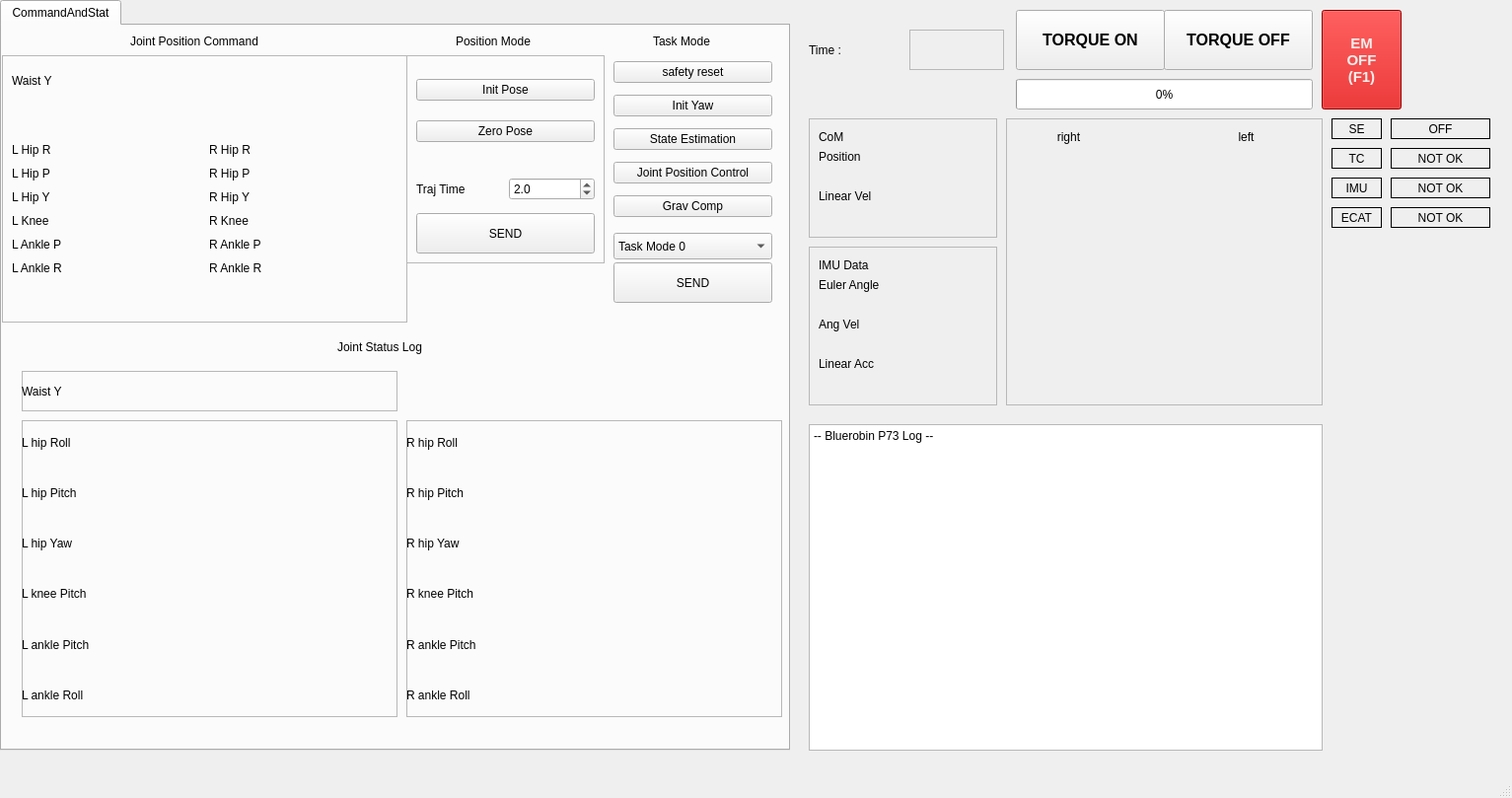
<?xml version="1.0" encoding="UTF-8"?>
<ui version="4.0">
 <class>MainWindow</class>
 <widget class="QMainWindow" name="MainWindow">
  <property name="geometry">
   <rect>
    <x>0</x>
    <y>0</y>
    <width>1533</width>
    <height>809</height>
   </rect>
  </property>
  <property name="windowTitle">
   <string>P73 GUI</string>
  </property>
  <property name="windowIcon">
   <iconset resource="icon.qrc">
    <normaloff>:/:/icons/p73_cute.png</normaloff>:/:/icons/p73_cute.png</iconset>
  </property>
  <widget class="QWidget" name="centralwidget">
   <widget class="QTabWidget" name="tabWidget">
    <property name="geometry">
     <rect>
      <x>0</x>
      <y>0</y>
      <width>801</width>
      <height>761</height>
     </rect>
    </property>
    <property name="currentIndex">
     <number>0</number>
    </property>
    <widget class="QWidget" name="tab">
     <attribute name="title">
      <string>CommandAndStat</string>
     </attribute>
     <widget class="QWidget" name="verticalLayoutWidget_45">
      <property name="geometry">
       <rect>
        <x>620</x>
        <y>30</y>
        <width>161</width>
        <height>171</height>
       </rect>
      </property>
      <layout class="QVBoxLayout" name="verticalLayout_39">
       <item>
        <widget class="QPushButton" name="safeRstBtn">
         <property name="toolTip">
          <string>Initialize Current Yaw to Zero</string>
         </property>
         <property name="statusTip">
          <string>statustip</string>
         </property>
         <property name="whatsThis">
          <string>whatsThis</string>
         </property>
         <property name="text">
          <string extracomment="what is comment">safety reset</string>
         </property>
        </widget>
       </item>
       <item>
        <widget class="QPushButton" name="initYawBtn">
         <property name="toolTip">
          <string>Initialize Current Yaw to Zero</string>
         </property>
         <property name="statusTip">
          <string>statustip</string>
         </property>
         <property name="whatsThis">
          <string>whatsThis</string>
         </property>
         <property name="text">
          <string extracomment="what is comment">Init Yaw</string>
         </property>
        </widget>
       </item>
       <item>
        <widget class="QPushButton" name="stateEstimateBtn">
         <property name="toolTip">
          <string>state estimation on/off</string>
         </property>
         <property name="text">
          <string>State Estimation</string>
         </property>
        </widget>
       </item>
       <item>
        <widget class="QPushButton" name="posCtrlBtn">
         <property name="text">
          <string>Joint Position Control</string>
         </property>
        </widget>
       </item>
       <item>
        <widget class="QPushButton" name="gravCompBtn">
         <property name="text">
          <string>Grav Comp</string>
         </property>
        </widget>
       </item>
      </layout>
     </widget>
     <widget class="QComboBox" name="taskMode">
      <property name="geometry">
       <rect>
        <x>620</x>
        <y>210</y>
        <width>161</width>
        <height>27</height>
       </rect>
      </property>
      <property name="sizePolicy">
       <sizepolicy hsizetype="Preferred" vsizetype="Fixed">
        <horstretch>0</horstretch>
        <verstretch>0</verstretch>
       </sizepolicy>
      </property>
      <property name="maximumSize">
       <size>
        <width>187</width>
        <height>27</height>
       </size>
      </property>
      <property name="currentIndex">
       <number>0</number>
      </property>
      <item>
       <property name="text">
        <string>Task Mode 0</string>
       </property>
      </item>
      <item>
       <property name="text">
        <string>Task Mode 1</string>
       </property>
      </item>
      <item>
       <property name="text">
        <string>Task Mode 2</string>
       </property>
      </item>
      <item>
       <property name="text">
        <string>Task Mode 3</string>
       </property>
      </item>
      <item>
       <property name="text">
        <string>Task Mode 4</string>
       </property>
      </item>
      <item>
       <property name="text">
        <string>Task Mode 5</string>
       </property>
      </item>
      <item>
       <property name="text">
        <string>Task Mode 6</string>
       </property>
      </item>
      <item>
       <property name="text">
        <string>Task Mode 7</string>
       </property>
      </item>
      <item>
       <property name="text">
        <string>Task Mode 8</string>
       </property>
      </item>
      <item>
       <property name="text">
        <string>Task Mode 9</string>
       </property>
      </item>
      <item>
       <property name="text">
        <string>Task Mode 10</string>
       </property>
      </item>
      <item>
       <property name="text">
        <string>Task Mode 11</string>
       </property>
      </item>
      <item>
       <property name="text">
        <string>Task Mode 12</string>
       </property>
      </item>
      <item>
       <property name="text">
        <string>Task Mode 13</string>
       </property>
      </item>
      <item>
       <property name="text">
        <string>Task Mode 14</string>
       </property>
      </item>
     </widget>
     <widget class="QPushButton" name="taskSendBtn">
      <property name="geometry">
       <rect>
        <x>620</x>
        <y>240</y>
        <width>161</width>
        <height>41</height>
       </rect>
      </property>
      <property name="text">
       <string>SEND</string>
      </property>
     </widget>
     <widget class="QLabel" name="label_2">
      <property name="geometry">
       <rect>
        <x>130</x>
        <y>0</y>
        <width>171</width>
        <height>31</height>
       </rect>
      </property>
      <property name="text">
       <string>Joint Position Command</string>
      </property>
     </widget>
     <widget class="QLabel" name="label_40">
      <property name="geometry">
       <rect>
        <x>460</x>
        <y>0</y>
        <width>111</width>
        <height>31</height>
       </rect>
      </property>
      <property name="text">
       <string>Position Mode</string>
      </property>
     </widget>
     <widget class="QFrame" name="frame_3">
      <property name="geometry">
       <rect>
        <x>0</x>
        <y>30</y>
        <width>411</width>
        <height>271</height>
       </rect>
      </property>
      <property name="frameShape">
       <enum>QFrame::StyledPanel</enum>
      </property>
      <property name="frameShadow">
       <enum>QFrame::Raised</enum>
      </property>
      <widget class="QWidget" name="formLayoutWidget_5">
       <property name="geometry">
        <rect>
         <x>10</x>
         <y>10</y>
         <width>191</width>
         <height>31</height>
        </rect>
       </property>
       <layout class="QFormLayout" name="formLayout_5">
        <property name="formAlignment">
         <set>Qt::AlignLeading|Qt::AlignLeft|Qt::AlignVCenter</set>
        </property>
        <property name="horizontalSpacing">
         <number>40</number>
        </property>
        <property name="verticalSpacing">
         <number>10</number>
        </property>
        <item row="0" column="0">
         <widget class="QLabel" name="label_29">
          <property name="text">
           <string>Waist Y</string>
          </property>
         </widget>
        </item>
       </layout>
      </widget>
      <widget class="QWidget" name="formLayoutWidget">
       <property name="geometry">
        <rect>
         <x>10</x>
         <y>50</y>
         <width>191</width>
         <height>211</height>
        </rect>
       </property>
       <layout class="QFormLayout" name="formLayout">
        <property name="formAlignment">
         <set>Qt::AlignLeading|Qt::AlignLeft|Qt::AlignVCenter</set>
        </property>
        <property name="horizontalSpacing">
         <number>27</number>
        </property>
        <property name="verticalSpacing">
         <number>10</number>
        </property>
        <item row="1" column="0">
         <widget class="QLabel" name="label_4">
          <property name="text">
           <string>L Hip P</string>
          </property>
         </widget>
        </item>
        <item row="2" column="0">
         <widget class="QLabel" name="label_5">
          <property name="text">
           <string>L Hip Y</string>
          </property>
         </widget>
        </item>
        <item row="3" column="0">
         <widget class="QLabel" name="label_6">
          <property name="text">
           <string>L Knee</string>
          </property>
         </widget>
        </item>
        <item row="4" column="0">
         <widget class="QLabel" name="label_7">
          <property name="text">
           <string>L Ankle P</string>
          </property>
         </widget>
        </item>
        <item row="5" column="0">
         <widget class="QLabel" name="label_8">
          <property name="text">
           <string>L Ankle R</string>
          </property>
         </widget>
        </item>
        <item row="0" column="0">
         <widget class="QLabel" name="label_3">
          <property name="text">
           <string>L Hip R</string>
          </property>
         </widget>
        </item>
       </layout>
      </widget>
      <widget class="QWidget" name="formLayoutWidget_2">
       <property name="geometry">
        <rect>
         <x>210</x>
         <y>50</y>
         <width>191</width>
         <height>211</height>
        </rect>
       </property>
       <layout class="QFormLayout" name="formLayout_2">
        <property name="formAlignment">
         <set>Qt::AlignLeading|Qt::AlignLeft|Qt::AlignVCenter</set>
        </property>
        <property name="horizontalSpacing">
         <number>22</number>
        </property>
        <property name="verticalSpacing">
         <number>10</number>
        </property>
        <item row="1" column="0">
         <widget class="QLabel" name="label_9">
          <property name="text">
           <string>R Hip P</string>
          </property>
         </widget>
        </item>
        <item row="2" column="0">
         <widget class="QLabel" name="label_10">
          <property name="text">
           <string>R Hip Y</string>
          </property>
         </widget>
        </item>
        <item row="3" column="0">
         <widget class="QLabel" name="label_11">
          <property name="text">
           <string>R Knee</string>
          </property>
         </widget>
        </item>
        <item row="4" column="0">
         <widget class="QLabel" name="label_12">
          <property name="text">
           <string>R Ankle P</string>
          </property>
         </widget>
        </item>
        <item row="5" column="0">
         <widget class="QLabel" name="label_13">
          <property name="text">
           <string>R Ankle R</string>
          </property>
         </widget>
        </item>
        <item row="0" column="0">
         <widget class="QLabel" name="label_14">
          <property name="text">
           <string>R Hip R</string>
          </property>
         </widget>
        </item>
       </layout>
      </widget>
     </widget>
     <widget class="QFrame" name="frame_5">
      <property name="geometry">
       <rect>
        <x>410</x>
        <y>30</y>
        <width>201</width>
        <height>211</height>
       </rect>
      </property>
      <property name="frameShape">
       <enum>QFrame::StyledPanel</enum>
      </property>
      <property name="frameShadow">
       <enum>QFrame::Raised</enum>
      </property>
      <widget class="QWidget" name="verticalLayoutWidget_2">
       <property name="geometry">
        <rect>
         <x>10</x>
         <y>10</y>
         <width>181</width>
         <height>92</height>
        </rect>
       </property>
       <layout class="QVBoxLayout" name="verticalLayout">
        <item>
         <widget class="QPushButton" name="initPoseBtn">
          <property name="text">
           <string>Init Pose</string>
          </property>
          <property name="iconSize">
           <size>
            <width>16</width>
            <height>16</height>
           </size>
          </property>
         </widget>
        </item>
        <item>
         <widget class="QPushButton" name="zeroPoseBtn">
          <property name="text">
           <string>Zero Pose</string>
          </property>
         </widget>
        </item>
       </layout>
      </widget>
      <widget class="QWidget" name="horizontalLayoutWidget">
       <property name="geometry">
        <rect>
         <x>10</x>
         <y>120</y>
         <width>181</width>
         <height>31</height>
        </rect>
       </property>
       <layout class="QHBoxLayout" name="horizontalLayout">
        <item>
         <widget class="QLabel" name="label_42">
          <property name="text">
           <string>Traj Time</string>
          </property>
         </widget>
        </item>
        <item>
         <widget class="QDoubleSpinBox" name="trajTime">
          <property name="decimals">
           <number>1</number>
          </property>
          <property name="maximum">
           <double>10.000000000000000</double>
          </property>
          <property name="singleStep">
           <double>0.100000000000000</double>
          </property>
          <property name="value">
           <double>2.000000000000000</double>
          </property>
         </widget>
        </item>
       </layout>
      </widget>
      <widget class="QPushButton" name="jointSendBtn">
       <property name="geometry">
        <rect>
         <x>10</x>
         <y>160</y>
         <width>181</width>
         <height>41</height>
        </rect>
       </property>
       <property name="text">
        <string>SEND</string>
       </property>
      </widget>
     </widget>
     <widget class="QLabel" name="label_58">
      <property name="geometry">
       <rect>
        <x>660</x>
        <y>0</y>
        <width>81</width>
        <height>31</height>
       </rect>
      </property>
      <property name="text">
       <string>Task Mode</string>
      </property>
     </widget>
     <widget class="QFrame" name="frame_8">
      <property name="geometry">
       <rect>
        <x>410</x>
        <y>400</y>
        <width>381</width>
        <height>301</height>
       </rect>
      </property>
      <property name="frameShape">
       <enum>QFrame::StyledPanel</enum>
      </property>
      <property name="frameShadow">
       <enum>QFrame::Raised</enum>
      </property>
      <widget class="QWidget" name="layoutWidget_3">
       <property name="geometry">
        <rect>
         <x>0</x>
         <y>0</y>
         <width>381</width>
         <height>301</height>
        </rect>
       </property>
       <layout class="QHBoxLayout" name="horizontalLayout_5">
        <item>
         <layout class="QVBoxLayout" name="verticalLayout_17" stretch="1,1,1,1,1,1">
          <property name="spacing">
           <number>6</number>
          </property>
          <property name="sizeConstraint">
           <enum>QLayout::SetDefaultConstraint</enum>
          </property>
          <item>
           <widget class="QLabel" name="label_68">
            <property name="text">
             <string>R hip Roll</string>
            </property>
           </widget>
          </item>
          <item>
           <widget class="QLabel" name="label_69">
            <property name="text">
             <string>R hip Pitch</string>
            </property>
           </widget>
          </item>
          <item>
           <widget class="QLabel" name="label_70">
            <property name="text">
             <string>R hip Yaw</string>
            </property>
           </widget>
          </item>
          <item>
           <widget class="QLabel" name="label_71">
            <property name="text">
             <string>R knee Pitch</string>
            </property>
           </widget>
          </item>
          <item>
           <widget class="QLabel" name="label_72">
            <property name="text">
             <string>R ankle Pitch</string>
            </property>
           </widget>
          </item>
          <item>
           <widget class="QLabel" name="label_73">
            <property name="text">
             <string>R ankle Roll</string>
            </property>
           </widget>
          </item>
         </layout>
        </item>
        <item>
         <layout class="QVBoxLayout" name="position_layout_4">
          <property name="sizeConstraint">
           <enum>QLayout::SetMinimumSize</enum>
          </property>
         </layout>
        </item>
        <item>
         <layout class="QVBoxLayout" name="velocity_layout_4">
          <property name="sizeConstraint">
           <enum>QLayout::SetMinimumSize</enum>
          </property>
         </layout>
        </item>
        <item>
         <layout class="QVBoxLayout" name="torque_layout_4">
          <property name="sizeConstraint">
           <enum>QLayout::SetMinimumSize</enum>
          </property>
         </layout>
        </item>
       </layout>
      </widget>
     </widget>
     <widget class="QFrame" name="frame_6">
      <property name="geometry">
       <rect>
        <x>20</x>
        <y>350</y>
        <width>381</width>
        <height>41</height>
       </rect>
      </property>
      <property name="frameShape">
       <enum>QFrame::StyledPanel</enum>
      </property>
      <property name="frameShadow">
       <enum>QFrame::Raised</enum>
      </property>
      <widget class="QWidget" name="layoutWidget_6">
       <property name="geometry">
        <rect>
         <x>0</x>
         <y>0</y>
         <width>381</width>
         <height>41</height>
        </rect>
       </property>
       <layout class="QHBoxLayout" name="horizontalLayout_8">
        <item>
         <layout class="QVBoxLayout" name="verticalLayout_20" stretch="1">
          <property name="spacing">
           <number>6</number>
          </property>
          <property name="sizeConstraint">
           <enum>QLayout::SetDefaultConstraint</enum>
          </property>
          <item>
           <widget class="QLabel" name="label_91">
            <property name="text">
             <string>Waist Y</string>
            </property>
           </widget>
          </item>
         </layout>
        </item>
        <item>
         <layout class="QVBoxLayout" name="position_layout_7">
          <property name="sizeConstraint">
           <enum>QLayout::SetMinimumSize</enum>
          </property>
         </layout>
        </item>
        <item>
         <layout class="QVBoxLayout" name="velocity_layout_7">
          <property name="sizeConstraint">
           <enum>QLayout::SetMinimumSize</enum>
          </property>
         </layout>
        </item>
        <item>
         <layout class="QVBoxLayout" name="torque_layout_7">
          <property name="sizeConstraint">
           <enum>QLayout::SetMinimumSize</enum>
          </property>
         </layout>
        </item>
       </layout>
      </widget>
     </widget>
     <widget class="QFrame" name="frame_9">
      <property name="geometry">
       <rect>
        <x>20</x>
        <y>400</y>
        <width>381</width>
        <height>301</height>
       </rect>
      </property>
      <property name="frameShape">
       <enum>QFrame::StyledPanel</enum>
      </property>
      <property name="frameShadow">
       <enum>QFrame::Raised</enum>
      </property>
      <widget class="QWidget" name="layoutWidget_2">
       <property name="geometry">
        <rect>
         <x>0</x>
         <y>0</y>
         <width>381</width>
         <height>301</height>
        </rect>
       </property>
       <layout class="QHBoxLayout" name="horizontalLayout_2">
        <item>
         <layout class="QVBoxLayout" name="verticalLayout_14" stretch="1,1,1,1,1,1">
          <property name="spacing">
           <number>6</number>
          </property>
          <property name="sizeConstraint">
           <enum>QLayout::SetDefaultConstraint</enum>
          </property>
          <item>
           <widget class="QLabel" name="label_44">
            <property name="text">
             <string>L hip Roll</string>
            </property>
           </widget>
          </item>
          <item>
           <widget class="QLabel" name="label_45">
            <property name="text">
             <string>L hip Pitch</string>
            </property>
           </widget>
          </item>
          <item>
           <widget class="QLabel" name="label_46">
            <property name="text">
             <string>L hip Yaw</string>
            </property>
           </widget>
          </item>
          <item>
           <widget class="QLabel" name="label_47">
            <property name="text">
             <string>L knee Pitch</string>
            </property>
           </widget>
          </item>
          <item>
           <widget class="QLabel" name="label_48">
            <property name="text">
             <string>L ankle Pitch</string>
            </property>
           </widget>
          </item>
          <item>
           <widget class="QLabel" name="label_49">
            <property name="text">
             <string>L ankle Roll</string>
            </property>
           </widget>
          </item>
         </layout>
        </item>
        <item>
         <layout class="QVBoxLayout" name="position_layout">
          <property name="sizeConstraint">
           <enum>QLayout::SetMinimumSize</enum>
          </property>
         </layout>
        </item>
        <item>
         <layout class="QVBoxLayout" name="velocity_layout">
          <property name="sizeConstraint">
           <enum>QLayout::SetMinimumSize</enum>
          </property>
         </layout>
        </item>
        <item>
         <layout class="QVBoxLayout" name="torque_layout">
          <property name="sizeConstraint">
           <enum>QLayout::SetMinimumSize</enum>
          </property>
         </layout>
        </item>
       </layout>
      </widget>
     </widget>
     <widget class="QLabel" name="label_15">
      <property name="geometry">
       <rect>
        <x>340</x>
        <y>310</y>
        <width>171</width>
        <height>31</height>
       </rect>
      </property>
      <property name="text">
       <string>Joint Status Log</string>
      </property>
     </widget>
     <zorder>frame_3</zorder>
     <zorder>frame_5</zorder>
     <zorder>verticalLayoutWidget_45</zorder>
     <zorder>taskMode</zorder>
     <zorder>taskSendBtn</zorder>
     <zorder>label_2</zorder>
     <zorder>label_40</zorder>
     <zorder>label_58</zorder>
     <zorder>frame_8</zorder>
     <zorder>frame_6</zorder>
     <zorder>frame_9</zorder>
     <zorder>label_15</zorder>
    </widget>
   </widget>
   <widget class="QLabel" name="label">
    <property name="geometry">
     <rect>
      <x>1350</x>
      <y>250</y>
      <width>181</width>
      <height>511</height>
     </rect>
    </property>
    <property name="autoFillBackground">
     <bool>false</bool>
    </property>
    <property name="text">
     <string/>
    </property>
    <property name="pixmap">
     <pixmap resource="icon.qrc">:/:/icons/p73_.png</pixmap>
    </property>
    <property name="scaledContents">
     <bool>true</bool>
    </property>
   </widget>
   <widget class="QPushButton" name="torqueon_button">
    <property name="enabled">
     <bool>true</bool>
    </property>
    <property name="geometry">
     <rect>
      <x>1030</x>
      <y>10</y>
      <width>151</width>
      <height>61</height>
     </rect>
    </property>
    <property name="font">
     <font>
      <family>Arial</family>
      <pointsize>12</pointsize>
      <weight>75</weight>
      <bold>true</bold>
     </font>
    </property>
    <property name="text">
     <string>TORQUE ON</string>
    </property>
    <property name="checkable">
     <bool>false</bool>
    </property>
    <property name="checked">
     <bool>false</bool>
    </property>
   </widget>
   <widget class="QPushButton" name="torqueoff_button">
    <property name="geometry">
     <rect>
      <x>1180</x>
      <y>10</y>
      <width>151</width>
      <height>61</height>
     </rect>
    </property>
    <property name="font">
     <font>
      <family>Arial</family>
      <pointsize>12</pointsize>
      <weight>75</weight>
      <bold>true</bold>
     </font>
    </property>
    <property name="text">
     <string>TORQUE OFF</string>
    </property>
    <property name="checkable">
     <bool>false</bool>
    </property>
   </widget>
   <widget class="QPushButton" name="emergencyoff_button">
    <property name="enabled">
     <bool>true</bool>
    </property>
    <property name="geometry">
     <rect>
      <x>1340</x>
      <y>10</y>
      <width>81</width>
      <height>101</height>
     </rect>
    </property>
    <property name="font">
     <font>
      <family>Arial</family>
      <pointsize>11</pointsize>
      <weight>75</weight>
      <bold>true</bold>
     </font>
    </property>
    <property name="styleSheet">
     <string notr="true">background-color: rgb(204, 0, 0);
color: rgb(238, 238, 236);</string>
    </property>
    <property name="text">
     <string>EM
OFF
(F1)</string>
    </property>
    <property name="checkable">
     <bool>false</bool>
    </property>
    <property name="checked">
     <bool>false</bool>
    </property>
   </widget>
   <widget class="QFrame" name="frame_4">
    <property name="geometry">
     <rect>
      <x>1020</x>
      <y>120</y>
      <width>321</width>
      <height>291</height>
     </rect>
    </property>
    <property name="frameShape">
     <enum>QFrame::StyledPanel</enum>
    </property>
    <property name="frameShadow">
     <enum>QFrame::Raised</enum>
    </property>
    <widget class="QLabel" name="label_37">
     <property name="geometry">
      <rect>
       <x>210</x>
       <y>10</y>
       <width>67</width>
       <height>17</height>
      </rect>
     </property>
     <property name="text">
      <string>left</string>
     </property>
     <property name="alignment">
      <set>Qt::AlignCenter</set>
     </property>
    </widget>
    <widget class="QLabel" name="label_38">
     <property name="geometry">
      <rect>
       <x>30</x>
       <y>10</y>
       <width>67</width>
       <height>17</height>
      </rect>
     </property>
     <property name="text">
      <string>right</string>
     </property>
     <property name="alignment">
      <set>Qt::AlignCenter</set>
     </property>
    </widget>
    <widget class="QWidget" name="verticalLayoutWidget_11">
     <property name="geometry">
      <rect>
       <x>270</x>
       <y>120</y>
       <width>21</width>
       <height>131</height>
      </rect>
     </property>
     <layout class="QVBoxLayout" name="leftleg_layout"/>
    </widget>
    <widget class="QWidget" name="verticalLayoutWidget_17">
     <property name="geometry">
      <rect>
       <x>90</x>
       <y>120</y>
       <width>21</width>
       <height>131</height>
      </rect>
     </property>
     <layout class="QVBoxLayout" name="rightleg_layout"/>
    </widget>
    <widget class="QWidget" name="verticalLayoutWidget_19">
     <property name="geometry">
      <rect>
       <x>180</x>
       <y>40</y>
       <width>21</width>
       <height>61</height>
      </rect>
     </property>
     <layout class="QVBoxLayout" name="waist_layout"/>
    </widget>
    <widget class="QWidget" name="verticalLayoutWidget_39">
     <property name="geometry">
      <rect>
       <x>110</x>
       <y>40</y>
       <width>31</width>
       <height>61</height>
      </rect>
     </property>
     <layout class="QVBoxLayout" name="waist_safety"/>
    </widget>
    <widget class="QWidget" name="verticalLayoutWidget_40">
     <property name="geometry">
      <rect>
       <x>20</x>
       <y>120</y>
       <width>31</width>
       <height>131</height>
      </rect>
     </property>
     <layout class="QVBoxLayout" name="rightleg_safety"/>
    </widget>
    <widget class="QWidget" name="verticalLayoutWidget_41">
     <property name="geometry">
      <rect>
       <x>200</x>
       <y>120</y>
       <width>31</width>
       <height>131</height>
      </rect>
     </property>
     <layout class="QVBoxLayout" name="leftleg_safety"/>
    </widget>
    <widget class="QWidget" name="verticalLayoutWidget_55">
     <property name="geometry">
      <rect>
       <x>140</x>
       <y>40</y>
       <width>41</width>
       <height>61</height>
      </rect>
     </property>
     <layout class="QVBoxLayout" name="waist_elmo"/>
    </widget>
    <widget class="QWidget" name="verticalLayoutWidget_57">
     <property name="geometry">
      <rect>
       <x>50</x>
       <y>120</y>
       <width>41</width>
       <height>131</height>
      </rect>
     </property>
     <layout class="QVBoxLayout" name="rightleg_elmo"/>
    </widget>
    <widget class="QWidget" name="verticalLayoutWidget_58">
     <property name="geometry">
      <rect>
       <x>230</x>
       <y>120</y>
       <width>41</width>
       <height>131</height>
      </rect>
     </property>
     <layout class="QVBoxLayout" name="leftleg_elmo"/>
    </widget>
   </widget>
   <widget class="QPlainTextEdit" name="plainTextEdit">
    <property name="geometry">
     <rect>
      <x>820</x>
      <y>430</y>
      <width>521</width>
      <height>331</height>
     </rect>
    </property>
    <property name="readOnly">
     <bool>true</bool>
    </property>
    <property name="plainText">
     <string>-- Bluerobin P73 Log --
</string>
    </property>
    <property name="overwriteMode">
     <bool>false</bool>
    </property>
   </widget>
   <widget class="QLabel" name="label_136">
    <property name="geometry">
     <rect>
      <x>1350</x>
      <y>120</y>
      <width>51</width>
      <height>21</height>
     </rect>
    </property>
    <property name="frameShape">
     <enum>QFrame::Box</enum>
    </property>
    <property name="text">
     <string>SE</string>
    </property>
    <property name="alignment">
     <set>Qt::AlignCenter</set>
    </property>
   </widget>
   <widget class="QLabel" name="label_sestatus">
    <property name="geometry">
     <rect>
      <x>1410</x>
      <y>120</y>
      <width>101</width>
      <height>21</height>
     </rect>
    </property>
    <property name="autoFillBackground">
     <bool>false</bool>
    </property>
    <property name="frameShape">
     <enum>QFrame::Box</enum>
    </property>
    <property name="text">
     <string>OFF</string>
    </property>
    <property name="alignment">
     <set>Qt::AlignCenter</set>
    </property>
   </widget>
   <widget class="QLabel" name="label_137">
    <property name="geometry">
     <rect>
      <x>1350</x>
      <y>150</y>
      <width>51</width>
      <height>21</height>
     </rect>
    </property>
    <property name="frameShape">
     <enum>QFrame::Box</enum>
    </property>
    <property name="text">
     <string>TC</string>
    </property>
    <property name="alignment">
     <set>Qt::AlignCenter</set>
    </property>
   </widget>
   <widget class="QLabel" name="label_tcstatus">
    <property name="geometry">
     <rect>
      <x>1410</x>
      <y>150</y>
      <width>101</width>
      <height>21</height>
     </rect>
    </property>
    <property name="autoFillBackground">
     <bool>false</bool>
    </property>
    <property name="frameShape">
     <enum>QFrame::Box</enum>
    </property>
    <property name="text">
     <string>NOT OK</string>
    </property>
    <property name="alignment">
     <set>Qt::AlignCenter</set>
    </property>
   </widget>
   <widget class="QLabel" name="label_32">
    <property name="geometry">
     <rect>
      <x>1350</x>
      <y>180</y>
      <width>51</width>
      <height>21</height>
     </rect>
    </property>
    <property name="frameShape">
     <enum>QFrame::Box</enum>
    </property>
    <property name="text">
     <string>IMU</string>
    </property>
    <property name="alignment">
     <set>Qt::AlignCenter</set>
    </property>
   </widget>
   <widget class="QLabel" name="label_imustatus">
    <property name="geometry">
     <rect>
      <x>1410</x>
      <y>180</y>
      <width>101</width>
      <height>21</height>
     </rect>
    </property>
    <property name="autoFillBackground">
     <bool>false</bool>
    </property>
    <property name="frameShape">
     <enum>QFrame::Box</enum>
    </property>
    <property name="text">
     <string>NOT OK</string>
    </property>
    <property name="alignment">
     <set>Qt::AlignCenter</set>
    </property>
   </widget>
   <widget class="QLabel" name="label_34">
    <property name="geometry">
     <rect>
      <x>1350</x>
      <y>210</y>
      <width>51</width>
      <height>21</height>
     </rect>
    </property>
    <property name="frameShape">
     <enum>QFrame::Box</enum>
    </property>
    <property name="text">
     <string>ECAT</string>
    </property>
    <property name="alignment">
     <set>Qt::AlignCenter</set>
    </property>
   </widget>
   <widget class="QLabel" name="label_ecatstatus">
    <property name="geometry">
     <rect>
      <x>1410</x>
      <y>210</y>
      <width>101</width>
      <height>21</height>
     </rect>
    </property>
    <property name="autoFillBackground">
     <bool>false</bool>
    </property>
    <property name="frameShape">
     <enum>QFrame::Box</enum>
    </property>
    <property name="text">
     <string>NOT OK</string>
    </property>
    <property name="alignment">
     <set>Qt::AlignCenter</set>
    </property>
   </widget>
   <widget class="QWidget" name="layoutWidget">
    <property name="geometry">
     <rect>
      <x>820</x>
      <y>30</y>
      <width>198</width>
      <height>41</height>
     </rect>
    </property>
    <layout class="QHBoxLayout" name="horizontalLayout_10">
     <item>
      <widget class="QLabel" name="label_41">
       <property name="text">
        <string>Time :</string>
       </property>
      </widget>
     </item>
     <item>
      <widget class="QLabel" name="currenttime">
       <property name="frameShape">
        <enum>QFrame::StyledPanel</enum>
       </property>
       <property name="text">
        <string/>
       </property>
      </widget>
     </item>
    </layout>
   </widget>
   <widget class="QFrame" name="frame_2">
    <property name="geometry">
     <rect>
      <x>820</x>
      <y>250</y>
      <width>191</width>
      <height>161</height>
     </rect>
    </property>
    <property name="frameShape">
     <enum>QFrame::StyledPanel</enum>
    </property>
    <property name="frameShadow">
     <enum>QFrame::Raised</enum>
    </property>
    <widget class="QLabel" name="label_35">
     <property name="geometry">
      <rect>
       <x>10</x>
       <y>10</y>
       <width>67</width>
       <height>17</height>
      </rect>
     </property>
     <property name="text">
      <string>IMU Data</string>
     </property>
    </widget>
    <widget class="QLabel" name="label_43">
     <property name="geometry">
      <rect>
       <x>10</x>
       <y>30</y>
       <width>81</width>
       <height>17</height>
      </rect>
     </property>
     <property name="text">
      <string>Euler Angle</string>
     </property>
    </widget>
    <widget class="QLabel" name="label_50">
     <property name="geometry">
      <rect>
       <x>10</x>
       <y>70</y>
       <width>81</width>
       <height>17</height>
      </rect>
     </property>
     <property name="text">
      <string>Ang Vel</string>
     </property>
    </widget>
    <widget class="QLabel" name="label_51">
     <property name="geometry">
      <rect>
       <x>10</x>
       <y>110</y>
       <width>81</width>
       <height>17</height>
      </rect>
     </property>
     <property name="text">
      <string>Linear Acc</string>
     </property>
    </widget>
    <widget class="QWidget" name="horizontalLayoutWidget_2">
     <property name="geometry">
      <rect>
       <x>10</x>
       <y>50</y>
       <width>171</width>
       <height>21</height>
      </rect>
     </property>
     <layout class="QHBoxLayout" name="imuQuaternion"/>
    </widget>
    <widget class="QWidget" name="horizontalLayoutWidget_3">
     <property name="geometry">
      <rect>
       <x>10</x>
       <y>90</y>
       <width>171</width>
       <height>21</height>
      </rect>
     </property>
     <layout class="QHBoxLayout" name="imuAngVel"/>
    </widget>
    <widget class="QWidget" name="horizontalLayoutWidget_4">
     <property name="geometry">
      <rect>
       <x>10</x>
       <y>130</y>
       <width>171</width>
       <height>21</height>
      </rect>
     </property>
     <layout class="QHBoxLayout" name="imuLinAcc"/>
    </widget>
   </widget>
   <widget class="QFrame" name="frame_17">
    <property name="geometry">
     <rect>
      <x>820</x>
      <y>120</y>
      <width>191</width>
      <height>121</height>
     </rect>
    </property>
    <property name="frameShape">
     <enum>QFrame::StyledPanel</enum>
    </property>
    <property name="frameShadow">
     <enum>QFrame::Raised</enum>
    </property>
    <widget class="QLabel" name="label_52">
     <property name="geometry">
      <rect>
       <x>10</x>
       <y>10</y>
       <width>67</width>
       <height>17</height>
      </rect>
     </property>
     <property name="text">
      <string>CoM</string>
     </property>
    </widget>
    <widget class="QLabel" name="label_53">
     <property name="geometry">
      <rect>
       <x>10</x>
       <y>30</y>
       <width>81</width>
       <height>17</height>
      </rect>
     </property>
     <property name="text">
      <string>Position</string>
     </property>
    </widget>
    <widget class="QLabel" name="label_54">
     <property name="geometry">
      <rect>
       <x>10</x>
       <y>70</y>
       <width>81</width>
       <height>17</height>
      </rect>
     </property>
     <property name="text">
      <string>Linear Vel</string>
     </property>
    </widget>
    <widget class="QWidget" name="horizontalLayoutWidget_5">
     <property name="geometry">
      <rect>
       <x>10</x>
       <y>50</y>
       <width>171</width>
       <height>21</height>
      </rect>
     </property>
     <layout class="QHBoxLayout" name="comPos"/>
    </widget>
    <widget class="QWidget" name="horizontalLayoutWidget_6">
     <property name="geometry">
      <rect>
       <x>10</x>
       <y>90</y>
       <width>171</width>
       <height>21</height>
      </rect>
     </property>
     <layout class="QHBoxLayout" name="linVel"/>
    </widget>
   </widget>
   <widget class="QProgressBar" name="progressBar">
    <property name="geometry">
     <rect>
      <x>1030</x>
      <y>80</y>
      <width>301</width>
      <height>31</height>
     </rect>
    </property>
    <property name="value">
     <number>0</number>
    </property>
   </widget>
  </widget>
  <widget class="QMenuBar" name="menubar">
   <property name="geometry">
    <rect>
     <x>0</x>
     <y>0</y>
     <width>1533</width>
     <height>22</height>
    </rect>
   </property>
  </widget>
  <widget class="QStatusBar" name="statusbar"/>
 </widget>
 <resources>
  <include location="icon.qrc"/>
 </resources>
 <connections/>
</ui>
